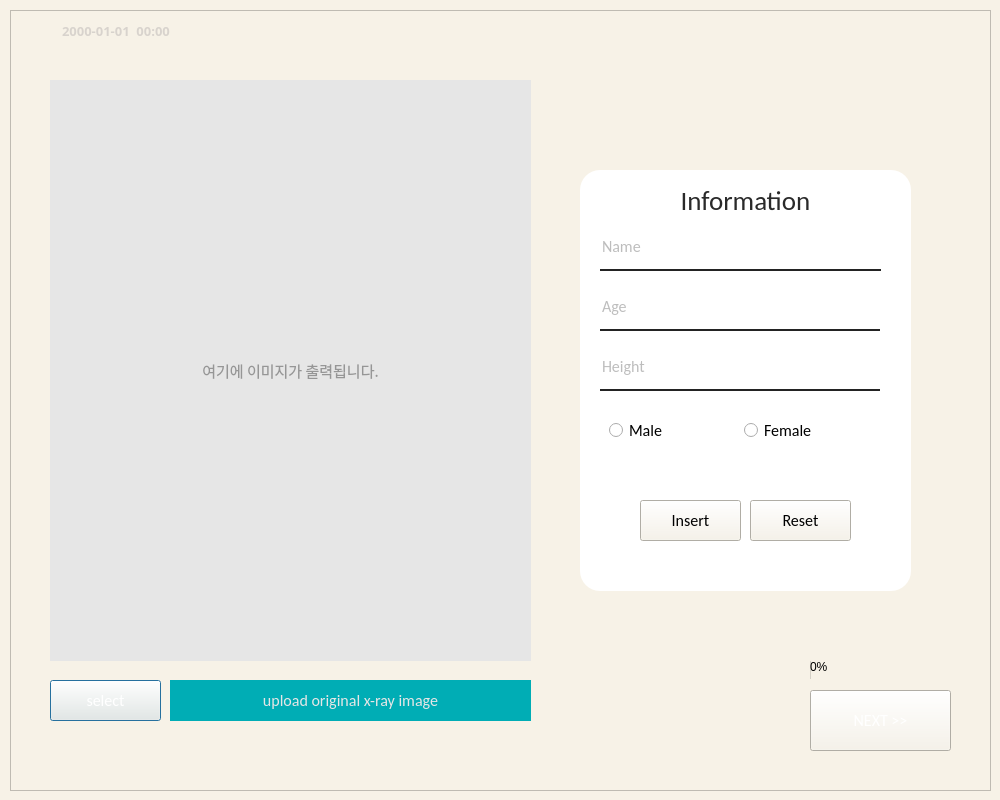
<?xml version="1.0" encoding="UTF-8"?>
<ui version="4.0">
 <class>step2</class>
 <widget class="QDialog" name="step2">
  <property name="enabled">
   <bool>true</bool>
  </property>
  <property name="geometry">
   <rect>
    <x>0</x>
    <y>0</y>
    <width>1000</width>
    <height>800</height>
   </rect>
  </property>
  <property name="windowTitle">
   <string>Bone Age</string>
  </property>
  <property name="windowIcon">
   <iconset>
    <normaloff>../../boneage/boneage_icon.png</normaloff>../../boneage/boneage_icon.png</iconset>
  </property>
  <property name="styleSheet">
   <string notr="true">background-color:rgb(247, 242, 231);</string>
  </property>
  <property name="sizeGripEnabled">
   <bool>false</bool>
  </property>
  <property name="modal">
   <bool>false</bool>
  </property>
  <widget class="QLabel" name="input_info">
   <property name="geometry">
    <rect>
     <x>580</x>
     <y>170</y>
     <width>331</width>
     <height>421</height>
    </rect>
   </property>
   <property name="font">
    <font>
     <family>Calibri</family>
     <pointsize>12</pointsize>
    </font>
   </property>
   <property name="styleSheet">
    <string notr="true">background-color: rgb(255, 255, 255);
border-bottom-right-radius: 20px;
border-bottom-left-radius: 20px;
border-top-right-radius: 20px;
border-top-left-radius: 20px;
</string>
   </property>
   <property name="text">
    <string/>
   </property>
  </widget>
  <widget class="QLabel" name="label">
   <property name="geometry">
    <rect>
     <x>660</x>
     <y>180</y>
     <width>171</width>
     <height>41</height>
    </rect>
   </property>
   <property name="font">
    <font>
     <family>Calibri</family>
     <pointsize>20</pointsize>
    </font>
   </property>
   <property name="toolTip">
    <string>&lt;html&gt;&lt;head/&gt;&lt;body&gt;&lt;p align=&quot;center&quot;&gt;&lt;br/&gt;&lt;/p&gt;&lt;/body&gt;&lt;/html&gt;</string>
   </property>
   <property name="whatsThis">
    <string>&lt;html&gt;&lt;head/&gt;&lt;body&gt;&lt;p align=&quot;center&quot;&gt;&lt;br/&gt;&lt;/p&gt;&lt;/body&gt;&lt;/html&gt;</string>
   </property>
   <property name="styleSheet">
    <string notr="true">background-color:rgb(255, 255, 255);
color: rgb(42, 42, 42)</string>
   </property>
   <property name="text">
    <string>Information</string>
   </property>
   <property name="alignment">
    <set>Qt::AlignCenter</set>
   </property>
  </widget>
  <widget class="QLineEdit" name="input_name">
   <property name="geometry">
    <rect>
     <x>600</x>
     <y>230</y>
     <width>281</width>
     <height>41</height>
    </rect>
   </property>
   <property name="font">
    <font>
     <family>Calibri</family>
     <pointsize>12</pointsize>
    </font>
   </property>
   <property name="styleSheet">
    <string notr="true">background-color: rgb(255, 255, 255);
border:none;
border-bottom: 2px solid rgb(35, 35, 35);
color: rgb(124, 124, 124);
padding-bottom: 7px;</string>
   </property>
   <property name="placeholderText">
    <string>Name</string>
   </property>
  </widget>
  <widget class="QLineEdit" name="input_age">
   <property name="geometry">
    <rect>
     <x>600</x>
     <y>290</y>
     <width>280</width>
     <height>41</height>
    </rect>
   </property>
   <property name="font">
    <font>
     <family>Calibri</family>
     <pointsize>12</pointsize>
    </font>
   </property>
   <property name="styleSheet">
    <string notr="true">background-color: rgb(255, 255, 255);
border:none;
border-bottom: 2px solid rgb(35, 35, 35);
color: rgb(124, 124, 124);
padding-bottom: 7px;</string>
   </property>
   <property name="placeholderText">
    <string>Age</string>
   </property>
  </widget>
  <widget class="QLineEdit" name="input_height">
   <property name="geometry">
    <rect>
     <x>600</x>
     <y>350</y>
     <width>280</width>
     <height>41</height>
    </rect>
   </property>
   <property name="font">
    <font>
     <family>Calibri</family>
     <pointsize>12</pointsize>
    </font>
   </property>
   <property name="styleSheet">
    <string notr="true">background-color: rgb(255, 255, 255);
border:none;
border-bottom: 2px solid rgb(35, 35, 35);
color: rgb(124, 124, 124);
padding-bottom: 7px;</string>
   </property>
   <property name="placeholderText">
    <string>Height</string>
   </property>
  </widget>
  <widget class="QFrame" name="frame">
   <property name="geometry">
    <rect>
     <x>10</x>
     <y>10</y>
     <width>981</width>
     <height>781</height>
    </rect>
   </property>
   <property name="font">
    <font>
     <family>Calibri</family>
     <pointsize>12</pointsize>
    </font>
   </property>
   <property name="styleSheet">
    <string notr="true">color: rgb(255, 255, 255);</string>
   </property>
   <property name="frameShape">
    <enum>QFrame::StyledPanel</enum>
   </property>
   <property name="frameShadow">
    <enum>QFrame::Sunken</enum>
   </property>
   <property name="lineWidth">
    <number>10</number>
   </property>
   <widget class="QLabel" name="input_img">
    <property name="geometry">
     <rect>
      <x>40</x>
      <y>70</y>
      <width>481</width>
      <height>581</height>
     </rect>
    </property>
    <property name="font">
     <font>
      <family>AcadEref</family>
      <pointsize>11</pointsize>
      <weight>50</weight>
      <italic>false</italic>
      <bold>false</bold>
     </font>
    </property>
    <property name="styleSheet">
     <string notr="true">background-color: rgb(230, 230, 230);
font: 11pt &quot;AcadEref&quot;; color: rgb(150, 150, 150);</string>
    </property>
    <property name="inputMethodHints">
     <set>Qt::ImhHiddenText</set>
    </property>
    <property name="lineWidth">
     <number>-2</number>
    </property>
    <property name="text">
     <string>여기에 이미지가 출력됩니다.</string>
    </property>
    <property name="textFormat">
     <enum>Qt::AutoText</enum>
    </property>
    <property name="scaledContents">
     <bool>true</bool>
    </property>
    <property name="alignment">
     <set>Qt::AlignCenter</set>
    </property>
    <property name="indent">
     <number>2</number>
    </property>
    <property name="openExternalLinks">
     <bool>true</bool>
    </property>
    <property name="textInteractionFlags">
     <set>Qt::NoTextInteraction</set>
    </property>
   </widget>
   <widget class="QDateTimeEdit" name="time2">
    <property name="geometry">
     <rect>
      <x>10</x>
      <y>10</y>
      <width>194</width>
      <height>22</height>
     </rect>
    </property>
    <property name="font">
     <font>
      <family>Adobe 고딕 Std B</family>
      <pointsize>10</pointsize>
      <weight>75</weight>
      <bold>true</bold>
     </font>
    </property>
    <property name="styleSheet">
     <string notr="true">color: rgb(216, 211, 205);</string>
    </property>
    <property name="wrapping">
     <bool>false</bool>
    </property>
    <property name="frame">
     <bool>false</bool>
    </property>
    <property name="alignment">
     <set>Qt::AlignCenter</set>
    </property>
    <property name="readOnly">
     <bool>true</bool>
    </property>
    <property name="buttonSymbols">
     <enum>QAbstractSpinBox::NoButtons</enum>
    </property>
    <property name="minimumDateTime">
     <datetime>
      <hour>0</hour>
      <minute>0</minute>
      <second>0</second>
      <year>1753</year>
      <month>9</month>
      <day>14</day>
     </datetime>
    </property>
    <property name="displayFormat">
     <string>yyyy-MM-dd  hh:mm</string>
    </property>
   </widget>
   <widget class="QPushButton" name="img_button">
    <property name="geometry">
     <rect>
      <x>40</x>
      <y>670</y>
      <width>111</width>
      <height>41</height>
     </rect>
    </property>
    <property name="font">
     <font>
      <family>Calibri</family>
      <pointsize>12</pointsize>
     </font>
    </property>
    <property name="styleSheet">
     <string notr="true">background-color: rgb(121, 122, 126);
border:none;
border-bottom: 2px solid rgb(35, 35, 35);
color: rgb(50, 50, 50);
border-bottom-right-radius: 8px;
border-bottom-left-radius: 8px;
border-top-right-radius: 8px;
border-top-left-radius: 8px;
color: rgb(255, 255, 255);

QPushButton#pushButton:pressed{
	padding-left:5px;
	padding-top:5px;
	background-color: rgb(194, 194, 194);
}</string>
    </property>
    <property name="text">
     <string>select</string>
    </property>
    <property name="checkable">
     <bool>false</bool>
    </property>
   </widget>
   <widget class="QLabel" name="description_img">
    <property name="geometry">
     <rect>
      <x>160</x>
      <y>670</y>
      <width>361</width>
      <height>41</height>
     </rect>
    </property>
    <property name="font">
     <font>
      <family>Calibri</family>
      <pointsize>12</pointsize>
     </font>
    </property>
    <property name="styleSheet">
     <string notr="true">background-color: rgb(0, 173, 181);
border:none;
color: rgb(230, 230, 230);
</string>
    </property>
    <property name="text">
     <string>upload original x-ray image</string>
    </property>
    <property name="alignment">
     <set>Qt::AlignCenter</set>
    </property>
    <property name="textInteractionFlags">
     <set>Qt::LinksAccessibleByKeyboard|Qt::LinksAccessibleByMouse|Qt::TextBrowserInteraction|Qt::TextEditable|Qt::TextEditorInteraction|Qt::TextSelectableByKeyboard|Qt::TextSelectableByMouse</set>
    </property>
   </widget>
   <widget class="QPushButton" name="next_button2">
    <property name="geometry">
     <rect>
      <x>800</x>
      <y>680</y>
      <width>141</width>
      <height>61</height>
     </rect>
    </property>
    <property name="font">
     <font>
      <family>Calibri</family>
      <pointsize>12</pointsize>
     </font>
    </property>
    <property name="styleSheet">
     <string notr="true">background-color: rgb(236, 236, 236);
border:none;
border-bottom: 2px solid rgb(35, 35, 35);
color: rgb(50, 50, 50);
border-bottom-right-radius: 8px;
border-bottom-left-radius: 8px;
border-top-right-radius: 8px;
border-top-left-radius: 8px;

QPushButton#pushButton:pressed{
	padding-left:5px;
	padding-top:5px;
	background-color: rgb(194, 194, 194);
}</string>
    </property>
    <property name="text">
     <string>NEXT &gt;&gt;</string>
    </property>
    <property name="icon">
     <iconset>
      <selectedon>:/newPrefix/dashboard2.ui</selectedon>
     </iconset>
    </property>
    <property name="autoDefault">
     <bool>true</bool>
    </property>
    <property name="default">
     <bool>false</bool>
    </property>
   </widget>
   <widget class="QProgressBar" name="progressBar2">
    <property name="enabled">
     <bool>true</bool>
    </property>
    <property name="geometry">
     <rect>
      <x>800</x>
      <y>650</y>
      <width>141</width>
      <height>20</height>
     </rect>
    </property>
    <property name="sizePolicy">
     <sizepolicy hsizetype="Expanding" vsizetype="Fixed">
      <horstretch>0</horstretch>
      <verstretch>0</verstretch>
     </sizepolicy>
    </property>
    <property name="cursor">
     <cursorShape>WaitCursor</cursorShape>
    </property>
    <property name="mouseTracking">
     <bool>false</bool>
    </property>
    <property name="contextMenuPolicy">
     <enum>Qt::NoContextMenu</enum>
    </property>
    <property name="layoutDirection">
     <enum>Qt::LeftToRight</enum>
    </property>
    <property name="autoFillBackground">
     <bool>false</bool>
    </property>
    <property name="styleSheet">
     <string notr="true">color: rgb(0, 0, 0);
border:none;</string>
    </property>
    <property name="inputMethodHints">
     <set>Qt::ImhNone</set>
    </property>
    <property name="value">
     <number>0</number>
    </property>
    <property name="textVisible">
     <bool>true</bool>
    </property>
    <property name="invertedAppearance">
     <bool>false</bool>
    </property>
   </widget>
   <widget class="QLabel" name="loading_img">
    <property name="geometry">
     <rect>
      <x>530</x>
      <y>270</y>
      <width>31</width>
      <height>101</height>
     </rect>
    </property>
    <property name="font">
     <font>
      <family>Calibri</family>
      <pointsize>12</pointsize>
     </font>
    </property>
    <property name="styleSheet">
     <string notr="true"/>
    </property>
    <property name="inputMethodHints">
     <set>Qt::ImhHiddenText</set>
    </property>
    <property name="text">
     <string/>
    </property>
   </widget>
  </widget>
  <widget class="QPushButton" name="ok_button">
   <property name="geometry">
    <rect>
     <x>640</x>
     <y>500</y>
     <width>101</width>
     <height>41</height>
    </rect>
   </property>
   <property name="font">
    <font>
     <family>Calibri</family>
     <pointsize>12</pointsize>
    </font>
   </property>
   <property name="styleSheet">
    <string notr="true">background-color: rgb(42, 42, 42);
border:none;
border-bottom: 2px solid rgb(35, 35, 35);
color: rgb(250, 250, 250);
border-bottom-right-radius: 5px;
border-bottom-left-radius: 5px;
border-top-right-radius: 5px;
border-top-left-radius: 5px;

QPushButton#pushButton:pressed{
	padding-left:5px;
	padding-top:5px;
	background-color: rgb(194, 194, 194);
}</string>
   </property>
   <property name="text">
    <string>Insert</string>
   </property>
  </widget>
  <widget class="QFrame" name="horizontalFrame">
   <property name="geometry">
    <rect>
     <x>600</x>
     <y>410</y>
     <width>281</width>
     <height>41</height>
    </rect>
   </property>
   <property name="styleSheet">
    <string notr="true">border-color: rgb(255, 255, 255);
background-color: rgb(255, 255, 255);</string>
   </property>
   <layout class="QHBoxLayout" name="horizontalLayout">
    <item>
     <widget class="QRadioButton" name="male_btn">
      <property name="font">
       <font>
        <family>Calibri</family>
        <pointsize>12</pointsize>
       </font>
      </property>
      <property name="styleSheet">
       <string notr="true">background-color: rgb(255, 255, 255);</string>
      </property>
      <property name="text">
       <string>Male</string>
      </property>
     </widget>
    </item>
    <item>
     <widget class="QRadioButton" name="female_btn">
      <property name="font">
       <font>
        <family>Calibri</family>
        <pointsize>12</pointsize>
       </font>
      </property>
      <property name="styleSheet">
       <string notr="true">background-color: rgb(255, 255, 255);</string>
      </property>
      <property name="text">
       <string>Female</string>
      </property>
     </widget>
    </item>
   </layout>
  </widget>
  <widget class="QPushButton" name="reset_button">
   <property name="geometry">
    <rect>
     <x>750</x>
     <y>500</y>
     <width>101</width>
     <height>41</height>
    </rect>
   </property>
   <property name="font">
    <font>
     <family>Calibri</family>
     <pointsize>12</pointsize>
    </font>
   </property>
   <property name="styleSheet">
    <string notr="true">background-color: rgb(230, 50, 50);
border:none;
border-bottom: 2px solid rgb(35, 35, 35);
color: rgb(255, 255, 255);
border-bottom-right-radius: 5px;
border-bottom-left-radius: 5px;
border-top-right-radius: 5px;
border-top-left-radius: 5px;

QPushButton#pushButton:pressed{
	padding-left:5px;
	padding-top:5px;
	background-color: rgb(194, 194, 194);
}</string>
   </property>
   <property name="text">
    <string>Reset</string>
   </property>
  </widget>
  <zorder>frame</zorder>
  <zorder>input_info</zorder>
  <zorder>label</zorder>
  <zorder>input_name</zorder>
  <zorder>input_age</zorder>
  <zorder>input_height</zorder>
  <zorder>ok_button</zorder>
  <zorder>horizontalFrame</zorder>
  <zorder>reset_button</zorder>
 </widget>
 <tabstops>
  <tabstop>input_name</tabstop>
  <tabstop>input_age</tabstop>
  <tabstop>input_height</tabstop>
 </tabstops>
 <resources/>
 <connections>
  <connection>
   <sender>img_button</sender>
   <signal>clicked()</signal>
   <receiver>step2</receiver>
   <slot>filedialog_open()</slot>
   <hints>
    <hint type="sourcelabel">
     <x>72</x>
     <y>695</y>
    </hint>
    <hint type="destinationlabel">
     <x>112</x>
     <y>799</y>
    </hint>
   </hints>
  </connection>
  <connection>
   <sender>next_button2</sender>
   <signal>clicked()</signal>
   <receiver>step2</receiver>
   <slot>gotonextpage()</slot>
   <hints>
    <hint type="sourcelabel">
     <x>901</x>
     <y>716</y>
    </hint>
    <hint type="destinationlabel">
     <x>904</x>
     <y>797</y>
    </hint>
   </hints>
  </connection>
  <connection>
   <sender>female_btn</sender>
   <signal>clicked()</signal>
   <receiver>step2</receiver>
   <slot>female()</slot>
   <hints>
    <hint type="sourcelabel">
     <x>806</x>
     <y>430</y>
    </hint>
    <hint type="destinationlabel">
     <x>730</x>
     <y>797</y>
    </hint>
   </hints>
  </connection>
  <connection>
   <sender>male_btn</sender>
   <signal>clicked()</signal>
   <receiver>step2</receiver>
   <slot>male()</slot>
   <hints>
    <hint type="sourcelabel">
     <x>668</x>
     <y>433</y>
    </hint>
    <hint type="destinationlabel">
     <x>775</x>
     <y>810</y>
    </hint>
   </hints>
  </connection>
  <connection>
   <sender>ok_button</sender>
   <signal>clicked()</signal>
   <receiver>step2</receiver>
   <slot>push_ok_button()</slot>
   <hints>
    <hint type="sourcelabel">
     <x>706</x>
     <y>516</y>
    </hint>
    <hint type="destinationlabel">
     <x>763</x>
     <y>851</y>
    </hint>
   </hints>
  </connection>
  <connection>
   <sender>input_name</sender>
   <signal>textEdited(QString)</signal>
   <receiver>step2</receiver>
   <slot>info()</slot>
   <hints>
    <hint type="sourcelabel">
     <x>613</x>
     <y>243</y>
    </hint>
    <hint type="destinationlabel">
     <x>613</x>
     <y>806</y>
    </hint>
   </hints>
  </connection>
  <connection>
   <sender>input_age</sender>
   <signal>textEdited(QString)</signal>
   <receiver>step2</receiver>
   <slot>info()</slot>
   <hints>
    <hint type="sourcelabel">
     <x>646</x>
     <y>308</y>
    </hint>
    <hint type="destinationlabel">
     <x>649</x>
     <y>818</y>
    </hint>
   </hints>
  </connection>
  <connection>
   <sender>input_height</sender>
   <signal>textEdited(QString)</signal>
   <receiver>step2</receiver>
   <slot>info()</slot>
   <hints>
    <hint type="sourcelabel">
     <x>705</x>
     <y>362</y>
    </hint>
    <hint type="destinationlabel">
     <x>835</x>
     <y>807</y>
    </hint>
   </hints>
  </connection>
  <connection>
   <sender>next_button2</sender>
   <signal>clicked()</signal>
   <receiver>progressBar2</receiver>
   <slot>update()</slot>
   <hints>
    <hint type="sourcelabel">
     <x>938</x>
     <y>716</y>
    </hint>
    <hint type="destinationlabel">
     <x>930</x>
     <y>673</y>
    </hint>
   </hints>
  </connection>
  <connection>
   <sender>reset_button</sender>
   <signal>clicked()</signal>
   <receiver>step2</receiver>
   <slot>reset_info()</slot>
   <hints>
    <hint type="sourcelabel">
     <x>840</x>
     <y>518</y>
    </hint>
    <hint type="destinationlabel">
     <x>1028</x>
     <y>520</y>
    </hint>
   </hints>
  </connection>
 </connections>
 <slots>
  <slot>filedialog_open()</slot>
  <slot>gotonextpage()</slot>
  <slot>input_info()</slot>
  <slot>female()</slot>
  <slot>male()</slot>
  <slot>push_ok_button()</slot>
  <slot>info()</slot>
  <slot>reset_info()</slot>
 </slots>
</ui>
